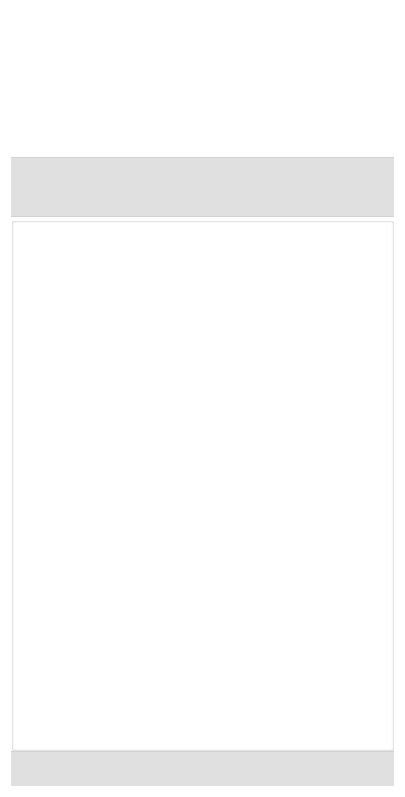
<?xml version="1.0" encoding="UTF-8"?>
<ui version="4.0">
 <class>StrackDesktop</class>
 <widget class="QDialog" name="StrackDesktop">
  <property name="geometry">
   <rect>
    <x>0</x>
    <y>0</y>
    <width>405</width>
    <height>797</height>
   </rect>
  </property>
  <property name="minimumSize">
   <size>
    <width>320</width>
    <height>500</height>
   </size>
  </property>
  <property name="maximumSize">
   <size>
    <width>600</width>
    <height>16777215</height>
   </size>
  </property>
  <property name="cursor">
   <cursorShape>ArrowCursor</cursorShape>
  </property>
  <property name="windowTitle">
   <string>Strack Connection</string>
  </property>
  <property name="windowIcon">
   <iconset resource="../../images/icons.qrc">
    <normaloff>:/icons/strack.png</normaloff>:/icons/strack.png</iconset>
  </property>
  <property name="styleSheet">
   <string notr="true">QDialog{
background-color: rgb(255, 255, 255);
}</string>
  </property>
  <layout class="QVBoxLayout" name="win_layout">
   <property name="spacing">
    <number>0</number>
   </property>
   <item>
    <widget class="QFrame" name="main_frame">
     <property name="styleSheet">
      <string notr="true"/>
     </property>
     <property name="frameShape">
      <enum>QFrame::NoFrame</enum>
     </property>
     <layout class="QVBoxLayout" name="main_layout" stretch="1,2,20,1">
      <property name="spacing">
       <number>0</number>
      </property>
      <property name="margin">
       <number>0</number>
      </property>
      <item>
       <widget class="QGroupBox" name="top_grp">
        <property name="minimumSize">
         <size>
          <width>0</width>
          <height>146</height>
         </size>
        </property>
        <property name="maximumSize">
         <size>
          <width>16777215</width>
          <height>146</height>
         </size>
        </property>
        <property name="styleSheet">
         <string notr="true">QGroupBox#top_grp
{
	background-image: url(:/backgroud/top_back.png);
	border:none;
	padding:0;
	margin:0;
}</string>
        </property>
        <property name="title">
         <string/>
        </property>
        <property name="alignment">
         <set>Qt::AlignLeading|Qt::AlignLeft|Qt::AlignVCenter</set>
        </property>
        <property name="flat">
         <bool>false</bool>
        </property>
        <property name="checkable">
         <bool>false</bool>
        </property>
        <layout class="QVBoxLayout" name="top_group_layout" stretch="1,2">
         <property name="spacing">
          <number>0</number>
         </property>
         <property name="sizeConstraint">
          <enum>QLayout::SetDefaultConstraint</enum>
         </property>
         <property name="margin">
          <number>0</number>
         </property>
         <item>
          <widget class="QGroupBox" name="title_bar_grp">
           <property name="minimumSize">
            <size>
             <width>0</width>
             <height>26</height>
            </size>
           </property>
           <property name="maximumSize">
            <size>
             <width>16777215</width>
             <height>26</height>
            </size>
           </property>
           <property name="styleSheet">
            <string notr="true">QGroupBox{
	border:none;
	padding:3px;
	margin:0;
}</string>
           </property>
           <layout class="QHBoxLayout" name="titile_bar_layout">
            <property name="spacing">
             <number>0</number>
            </property>
            <property name="sizeConstraint">
             <enum>QLayout::SetDefaultConstraint</enum>
            </property>
            <property name="margin">
             <number>0</number>
            </property>
            <item>
             <spacer name="horizontalSpacer_4">
              <property name="orientation">
               <enum>Qt::Horizontal</enum>
              </property>
              <property name="sizeType">
               <enum>QSizePolicy::Fixed</enum>
              </property>
              <property name="sizeHint" stdset="0">
               <size>
                <width>5</width>
                <height>0</height>
               </size>
              </property>
             </spacer>
            </item>
            <item>
             <widget class="QLabel" name="icon_label">
              <property name="maximumSize">
               <size>
                <width>20</width>
                <height>20</height>
               </size>
              </property>
              <property name="text">
               <string/>
              </property>
              <property name="pixmap">
               <pixmap resource="../../images/icons.qrc">:/icons/strack.png</pixmap>
              </property>
              <property name="scaledContents">
               <bool>true</bool>
              </property>
             </widget>
            </item>
            <item>
             <widget class="QLabel" name="title_label">
              <property name="styleSheet">
               <string notr="true">font: 75 10pt &quot;Leelawadee UI&quot;;
color: rgb(255, 255, 255);</string>
              </property>
              <property name="text">
               <string> Strack-Connection</string>
              </property>
             </widget>
            </item>
            <item>
             <spacer name="horizontalSpacer_2">
              <property name="orientation">
               <enum>Qt::Horizontal</enum>
              </property>
              <property name="sizeHint" stdset="0">
               <size>
                <width>40</width>
                <height>20</height>
               </size>
              </property>
             </spacer>
            </item>
            <item>
             <widget class="QToolButton" name="minimize_btn">
              <property name="styleSheet">
               <string notr="true">QToolButton#minimize_btn
{
	image: url(:/icons/min_white.png);
	height: 20px;
	width: 20px;
	border: none;
}
QToolButton#minimize_btn::hover
{
	image: url(:/icons/min_white.png);
	background-color: #e0e0e0;
}</string>
              </property>
              <property name="text">
               <string/>
              </property>
             </widget>
            </item>
            <item>
             <spacer name="horizontalSpacer_3">
              <property name="orientation">
               <enum>Qt::Horizontal</enum>
              </property>
              <property name="sizeType">
               <enum>QSizePolicy::Fixed</enum>
              </property>
              <property name="sizeHint" stdset="0">
               <size>
                <width>10</width>
                <height>0</height>
               </size>
              </property>
             </spacer>
            </item>
            <item>
             <widget class="QToolButton" name="close_btn">
              <property name="styleSheet">
               <string notr="true">QToolButton#close_btn
{
	image: url(:/icons/close_white.png);
	height: 20px;
	width: 20px;
	border: none;
}
QToolButton#close_btn::hover
{
	image: url(:/icons/close_white.png);
	background-color: #D50000;
}</string>
              </property>
              <property name="text">
               <string/>
              </property>
             </widget>
            </item>
           </layout>
          </widget>
         </item>
         <item>
          <widget class="QGroupBox" name="user_info_grp">
           <property name="minimumSize">
            <size>
             <width>0</width>
             <height>120</height>
            </size>
           </property>
           <property name="maximumSize">
            <size>
             <width>16777215</width>
             <height>120</height>
            </size>
           </property>
           <property name="styleSheet">
            <string notr="true">QGroupBox{
	border:none;
	padding:0;
	margin:0;
}</string>
           </property>
           <property name="flat">
            <bool>false</bool>
           </property>
           <layout class="QHBoxLayout" name="user_info_layout" stretch="0,0,0,2,0">
            <property name="spacing">
             <number>0</number>
            </property>
            <property name="margin">
             <number>0</number>
            </property>
            <item>
             <spacer name="horizontalSpacer_8">
              <property name="orientation">
               <enum>Qt::Horizontal</enum>
              </property>
              <property name="sizeType">
               <enum>QSizePolicy::Fixed</enum>
              </property>
              <property name="sizeHint" stdset="0">
               <size>
                <width>20</width>
                <height>20</height>
               </size>
              </property>
             </spacer>
            </item>
            <item>
             <widget class="QLabel" name="thubnail_label">
              <property name="text">
               <string/>
              </property>
              <property name="pixmap">
               <pixmap resource="../../images/other_images.qrc">:/thumbnails/default_avatar.png</pixmap>
              </property>
             </widget>
            </item>
            <item>
             <spacer name="horizontalSpacer_5">
              <property name="orientation">
               <enum>Qt::Horizontal</enum>
              </property>
              <property name="sizeType">
               <enum>QSizePolicy::Fixed</enum>
              </property>
              <property name="sizeHint" stdset="0">
               <size>
                <width>10</width>
                <height>20</height>
               </size>
              </property>
             </spacer>
            </item>
            <item>
             <layout class="QVBoxLayout" name="verticalLayout_2">
              <property name="spacing">
               <number>0</number>
              </property>
              <item>
               <widget class="QLabel" name="label">
                <property name="styleSheet">
                 <string notr="true">font: 75 12pt &quot;Leelawadee UI&quot;;
color: rgb(255, 255, 255);</string>
                </property>
                <property name="text">
                 <string>Aaron</string>
                </property>
               </widget>
              </item>
             </layout>
            </item>
            <item>
             <spacer name="horizontalSpacer">
              <property name="orientation">
               <enum>Qt::Horizontal</enum>
              </property>
              <property name="sizeHint" stdset="0">
               <size>
                <width>40</width>
                <height>20</height>
               </size>
              </property>
             </spacer>
            </item>
           </layout>
          </widget>
         </item>
        </layout>
       </widget>
      </item>
      <item>
       <widget class="QGroupBox" name="tab_group">
        <property name="minimumSize">
         <size>
          <width>0</width>
          <height>60</height>
         </size>
        </property>
        <property name="maximumSize">
         <size>
          <width>16777215</width>
          <height>60</height>
         </size>
        </property>
        <property name="styleSheet">
         <string notr="true">background-color: #E0E0E0;
padding:3px;
border-color:#D2D2D2;
border-width:1px 0px 1px 0px;
border-style:solid;</string>
        </property>
        <layout class="QHBoxLayout" name="tab_layout">
         <property name="spacing">
          <number>0</number>
         </property>
         <property name="margin">
          <number>0</number>
         </property>
         <item>
          <widget class="QToolButton" name="action_btn">
           <property name="styleSheet">
            <string notr="true">QToolButton#action_btn
{
	image: url(:/icons/action_gray.png);
	height: 20px;
	border: none;
}
QToolButton#action_btn::hover
{
	image: url(:/icons/action_blue.png);
}
QToolButton#action_btn:checked
{
	image: url(:/icons/action_dark_blue.png);
}
</string>
           </property>
           <property name="text">
            <string/>
           </property>
           <property name="checkable">
            <bool>true</bool>
           </property>
           <property name="checked">
            <bool>true</bool>
           </property>
          </widget>
         </item>
         <item>
          <widget class="QToolButton" name="task_btn">
           <property name="styleSheet">
            <string notr="true">QToolButton#task_btn
{
	image: url(:/icons/task_gray.png);
	height: 20px;
	border: none;
}
QToolButton#task_btn::hover
{
	image: url(:/icons/task_blue.png);
}
QToolButton#task_btn::checked
{
	image: url(:/icons/task_dark_blue.png);
}</string>
           </property>
           <property name="text">
            <string/>
           </property>
           <property name="iconSize">
            <size>
             <width>30</width>
             <height>30</height>
            </size>
           </property>
           <property name="checkable">
            <bool>true</bool>
           </property>
          </widget>
         </item>
         <item>
          <widget class="QToolButton" name="publish_btn">
           <property name="styleSheet">
            <string notr="true">QToolButton#publish_btn
{
	image: url(:/icons/publish_gray.png);
	height: 20px;
	border: none;
}
QToolButton#publish_btn::hover
{
	image: url(:/icons/publish_blue.png);
}
QToolButton#publish_btn::checked
{
	image: url(:/icons/publish_dark_blue.png);
}</string>
           </property>
           <property name="text">
            <string/>
           </property>
           <property name="iconSize">
            <size>
             <width>30</width>
             <height>30</height>
            </size>
           </property>
           <property name="checkable">
            <bool>true</bool>
           </property>
          </widget>
         </item>
         <item>
          <widget class="QToolButton" name="chat_btn">
           <property name="styleSheet">
            <string notr="true">QToolButton#chat_btn
{
	image: url(:/icons/chat_gray.png);
	height: 20px;
	border: none;
}
QToolButton#chat_btn::hover
{
	image: url(:/icons/chat_blue.png);
}
QToolButton#chat_btn::checked
{
	image: url(:/icons/chat_dark_blue.png);
}</string>
           </property>
           <property name="text">
            <string/>
           </property>
           <property name="iconSize">
            <size>
             <width>30</width>
             <height>30</height>
            </size>
           </property>
           <property name="checkable">
            <bool>true</bool>
           </property>
          </widget>
         </item>
        </layout>
       </widget>
      </item>
      <item>
       <widget class="QGroupBox" name="work_area_grp">
        <property name="styleSheet">
         <string notr="true">background-color: #ffffff;</string>
        </property>
        <property name="title">
         <string/>
        </property>
        <property name="flat">
         <bool>false</bool>
        </property>
        <layout class="QVBoxLayout" name="workarea_layout">
         <property name="spacing">
          <number>0</number>
         </property>
         <property name="margin">
          <number>0</number>
         </property>
         <item>
          <widget class="ActionsUI" name="widget" native="true"/>
         </item>
        </layout>
       </widget>
      </item>
      <item>
       <widget class="QGroupBox" name="buttom_grp">
        <property name="minimumSize">
         <size>
          <width>0</width>
          <height>35</height>
         </size>
        </property>
        <property name="maximumSize">
         <size>
          <width>16777215</width>
          <height>35</height>
         </size>
        </property>
        <property name="styleSheet">
         <string notr="true">background-color: #E0E0E0;
padding:0px;
border-color:#D2D2D2;
border-width:1px 0px 0px 0px;
border-style:solid;</string>
        </property>
        <property name="title">
         <string/>
        </property>
        <layout class="QHBoxLayout" name="horizontalLayout_2">
         <property name="spacing">
          <number>0</number>
         </property>
         <property name="margin">
          <number>0</number>
         </property>
         <item>
          <layout class="QHBoxLayout" name="menu_layout">
           <item>
            <spacer name="horizontalSpacer_7">
             <property name="orientation">
              <enum>Qt::Horizontal</enum>
             </property>
             <property name="sizeType">
              <enum>QSizePolicy::Fixed</enum>
             </property>
             <property name="sizeHint" stdset="0">
              <size>
               <width>5</width>
               <height>0</height>
              </size>
             </property>
            </spacer>
           </item>
           <item>
            <widget class="QToolButton" name="menu_btn">
             <property name="styleSheet">
              <string notr="true">QToolButton#menu_btn
{
	image: url(:/icons/menu_blue.png);
	height: 20px;
	border: none;
}
QToolButton#menu_btn::checked
{
	image: url(:/icons/menu_dark_blue.png);
}
</string>
             </property>
             <property name="text">
              <string/>
             </property>
             <property name="checkable">
              <bool>true</bool>
             </property>
            </widget>
           </item>
           <item>
            <spacer name="horizontalSpacer_6">
             <property name="orientation">
              <enum>Qt::Horizontal</enum>
             </property>
             <property name="sizeHint" stdset="0">
              <size>
               <width>40</width>
               <height>20</height>
              </size>
             </property>
            </spacer>
           </item>
          </layout>
         </item>
         <item>
          <layout class="QHBoxLayout" name="sizegrip_layout">
           <item>
            <spacer name="size_spacer">
             <property name="orientation">
              <enum>Qt::Vertical</enum>
             </property>
             <property name="sizeHint" stdset="0">
              <size>
               <width>10</width>
               <height>58</height>
              </size>
             </property>
            </spacer>
           </item>
          </layout>
         </item>
        </layout>
       </widget>
      </item>
     </layout>
    </widget>
   </item>
  </layout>
 </widget>
 <customwidgets>
  <customwidget>
   <class>ActionsUI</class>
   <extends>QWidget</extends>
   <header>actions_ui/ActionsUI</header>
   <container>1</container>
  </customwidget>
 </customwidgets>
 <resources>
  <include location="../../images/icons.qrc"/>
  <include location="../../images/other_images.qrc"/>
 </resources>
 <connections>
  <connection>
   <sender>close_btn</sender>
   <signal>clicked()</signal>
   <receiver>StrackDesktop</receiver>
   <slot>close()</slot>
   <hints>
    <hint type="sourcelabel">
     <x>372</x>
     <y>17</y>
    </hint>
    <hint type="destinationlabel">
     <x>327</x>
     <y>-11</y>
    </hint>
   </hints>
  </connection>
  <connection>
   <sender>minimize_btn</sender>
   <signal>clicked()</signal>
   <receiver>StrackDesktop</receiver>
   <slot>showMinimized()</slot>
   <hints>
    <hint type="sourcelabel">
     <x>359</x>
     <y>21</y>
    </hint>
    <hint type="destinationlabel">
     <x>380</x>
     <y>-1</y>
    </hint>
   </hints>
  </connection>
 </connections>
</ui>
